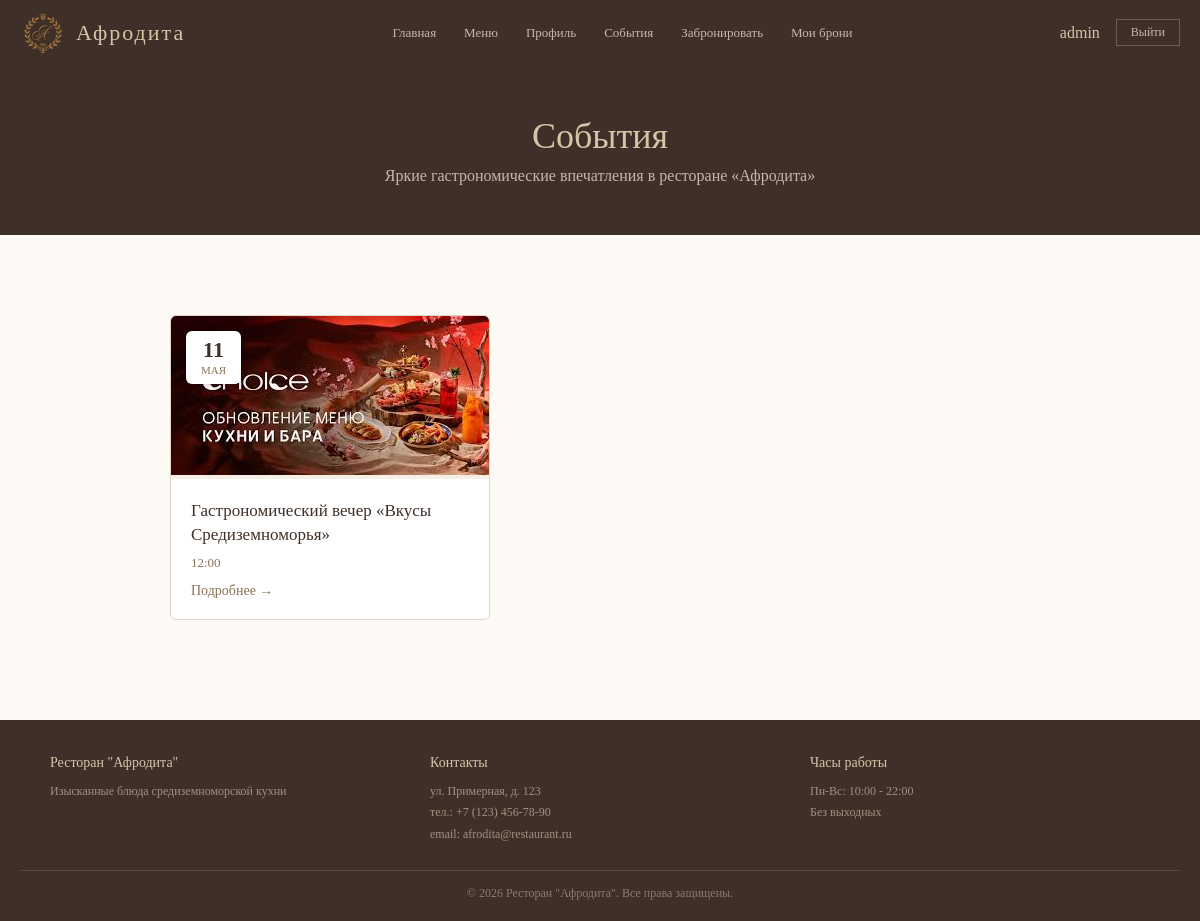
/events/ (signed in), run on the app's committed database.
### reservations/models.py (models this page shows, shortened)
class Event(models.Model):
    title = models.CharField(max_length=200, verbose_name="Название")
    description = models.TextField(verbose_name="Описание")
    date = models.DateTimeField(verbose_name="Дата и время")
    image = models.ImageField(upload_to='events/', blank=True, null=True, verbose_name="Изображение")
    is_active = models.BooleanField(default=True, verbose_name="Активно")
    created_at = models.DateTimeField(auto_now_add=True, verbose_name="Дата создания")
    class Meta:
        verbose_name = "Событие"
        verbose_name_plural = "События"
        ordering = ['date']

### reservations/views.py (the view)
# urls.py: path('events/', views.events, name='events'),
def events(request):
    events = Event.objects.filter(is_active=True)
    return render(request, 'reservations/events.html', {'events': events})

### templates/reservations/events.html
{% extends 'reservations/base.html' %}
{% load static %}
{% block content %}
<div class="events-page">
    <div class="events-hero">
        <h1>События</h1>
        <p>Яркие гастрономические впечатления в ресторане «Афродита»</p>
    </div>
    <div class="container">
        {% if events %}
        <div class="events-grid">
            {% for event in events %}
            <a href="{% url 'event_detail' event.id %}" class="event-card-link">
                <div class="event-card">
                    <div class="event-image">
                        {% if event.image %}
                            <img src="{{ event.image.url }}" alt="{{ event.title }}">
                        {% else %}
                            <div class="event-no-image">Скоро фото</div>
                        {% endif %}
                        <div class="event-date-badge">
                            <span class="event-day">{{ event.date|date:"d" }}</span>
                            <span class="event-month">{{ event.date|date:"E" }}</span>
                        </div>
                    </div>
                    <div class="event-card-body">
                        <h3>{{ event.title }}</h3>
                        <p class="event-card-time">{{ event.date|date:"H:i" }}</p>
                        <span class="event-card-link-text">Подробнее →</span>
                    </div>
                </div>
            </a>
            {% endfor %}
        </div>
        {% else %}
        <div class="events-empty">
            <div class="events-empty-icon">📅</div>
            <p>На данный момент событий нет</p>
            <p class="events-empty-sub">Следите за обновлениями — скоро появятся новые мероприятия</p>
        </div>
        {% endif %}
    </div>
</div>
{% endblock %}

### templates/reservations/base.html (shortened to what this page needs)
{% load static %}
<!DOCTYPE html>
<html lang="ru">
<head>
    <link href="{% static 'css/style.css' %}" rel="stylesheet">
</head>
<body>
    <div class="header">
        <div class="header-content">
            <div class="logo">
                <a href="/" style="display: flex; align-items: center; gap: 10px; text-decoration: none;">
                    <img src="{% static 'images/logo.svg' %}" alt="Афродита" style="height: 40px;">
                    <span style="color: #d4c4a8; font-size: 22px; letter-spacing: 2px;">Афродита</span>
                </a>
            </div>
            <div class="nav-links">
                <a href="/">Главная</a>
                <a href="/menu/">Меню</a>
                <a href="/profile/">Профиль</a>
                <a href="/events/">События</a>
                {% if user.is_authenticated %}
                    <a href="/reserve/">Забронировать</a>
                    <a href="/my-reservations/">Мои брони</a>
                {% endif %}
            </div>
            <div class="user-menu">
                {% if user.is_authenticated %}
                    <span class="username">{{ user.username }}</span>
                    <form method="post" action="/accounts/logout/" class="logout-form">
                        <button type="submit" class="logout-btn">Выйти</button>
                    </form>
                {% else %}
                    <a href="/register/">Регистрация</a>
                    <a href="/accounts/login/">Войти</a>
                {% endif %}
            </div>
        </div>
    </div>
    <div class="main-content">
        {% block content %}{% endblock %}
    </div>
    <footer class="footer">
        <div class="footer-content">
            <div class="footer-section">
                <h4>Ресторан "Афродита"</h4>
                <p>Изысканные блюда средиземноморской кухни</p>
            </div>
            <div class="footer-section">
                <h4>Контакты</h4>
                <p>ул. Примерная, д. 123</p>
                <p>тел.: +7 (123) 456-78-90</p>
                <p>email: afrodita@restaurant.ru</p>
            </div>
            <div class="footer-section">
                <h4>Часы работы</h4>
                <p>Пн-Вс: 10:00 - 22:00</p>
                <p>Без выходных</p>
            </div>
        </div>
        <div class="footer-bottom">
            <p>&copy; 2026 Ресторан "Афродита". Все права защищены.</p>
        </div>
    </footer>
</body>
</html>

### static/css/style.css (style rules this page uses)
html { overflow-y: scroll; }
*, *::before, *::after { margin: 0; padding: 0; box-sizing: border-box; }
html, body { height: 100%; }
body { font-family: 'Georgia', 'Times New Roman', serif; background: #fdfaf5; color: #3e3028; display: flex; flex-direction: column; min-height: 100vh; overflow-y: scroll; }
.header { background: #3e3028; position: sticky; top: 0; z-index: 1000; padding: 0 20px; }
.header-content { max-width: 1200px; margin: 0 auto; display: flex; align-items: center; justify-content: space-between; height: 65px; }
.logo { font-size: 22px; color: #d4c4a8; text-decoration: none; font-weight: normal; letter-spacing: 2px; }
.nav-links { display: flex; gap: 28px; }
.nav-links a { color: #c4b8a8; text-decoration: none; font-size: 13px; transition: 0.3s; }
.user-menu { display: flex; align-items: center; gap: 16px; }
.username { color: #d4c4a8; }
.logout-btn { background: none; border: 1px solid #6b5d50; color: #c4b8a8; padding: 5px 14px; cursor: pointer; font-size: 12px; font-family: 'Georgia', serif; }
.main-content { flex: 1; }
.container { max-width: 900px; margin: 0 auto; padding: 40px 20px; }
.footer { background: #3e3028; padding: 35px 20px 20px; margin-top: auto; color: #c4b8a8; }
.footer-content { max-width: 1100px; margin: 0 auto; display: flex; justify-content: space-between; gap: 40px; flex-wrap: wrap; }
.footer-section { flex: 1; }
.footer-section h4 { color: #d4c4a8; margin-bottom: 10px; font-size: 14px; font-weight: normal; }
.footer-section p { font-size: 12px; color: #a09080; line-height: 1.8; }
.footer-bottom { text-align: center; font-size: 12px; color: #8b7b6b; margin-top: 25px; padding-top: 15px; border-top: 1px solid #5a4a3a; }
.events-page { padding-bottom: 60px; }
.events-hero { background: #3e3028; padding: 50px 20px; text-align: center; margin-bottom: 40px; }
.events-hero h1 { color: #d4c4a8; font-size: 36px; font-weight: normal; margin-bottom: 10px; }
.events-hero p { color: #c4b8a8; font-size: 16px; }
.events-grid { display: grid; grid-template-columns: repeat(3, 1fr); gap: 25px; }
.event-card-link { text-decoration: none; color: inherit; }
.event-card { background: #fff; border: 1px solid #e0d5c7; border-radius: 6px; overflow: hidden; transition: transform 0.3s, box-shadow 0.3s; height: 100%; display: flex; flex-direction: column; }
.event-image { position: relative; width: 100%; height: 100%; overflow: hidden; background: #f5efe5; }
.event-date-badge { position: absolute; top: 15px; left: 15px; background: #fff; border-radius: 6px; padding: 8px 12px; text-align: center; box-shadow: 0 2px 10px rgba(0,0,0,0.15); min-width: 55px; }
.event-day { display: block; font-size: 22px; font-weight: bold; color: #3e3028; line-height: 1; }
.event-month { display: block; font-size: 11px; color: #8b7355; text-transform: uppercase; margin-top: 3px; }
.event-card-body { padding: 20px; flex: 1; display: flex; flex-direction: column; }
.event-card-body h3 { font-size: 17px; color: #3e3028; margin-bottom: 8px; font-weight: normal; line-height: 1.4; }
.event-card-time { color: #8b7355; font-size: 13px; margin-bottom: 12px; }
.event-card-link-text { margin-top: auto; color: #8b7355; font-size: 14px; transition: 0.3s; }

### data on the page
Event: image (picture), date "11", date "МАЯ", title "Гастрономический вечер «Вкусы Средиземноморья»", date "12:00"

### other printed values
{{ user.username }} "admin"
